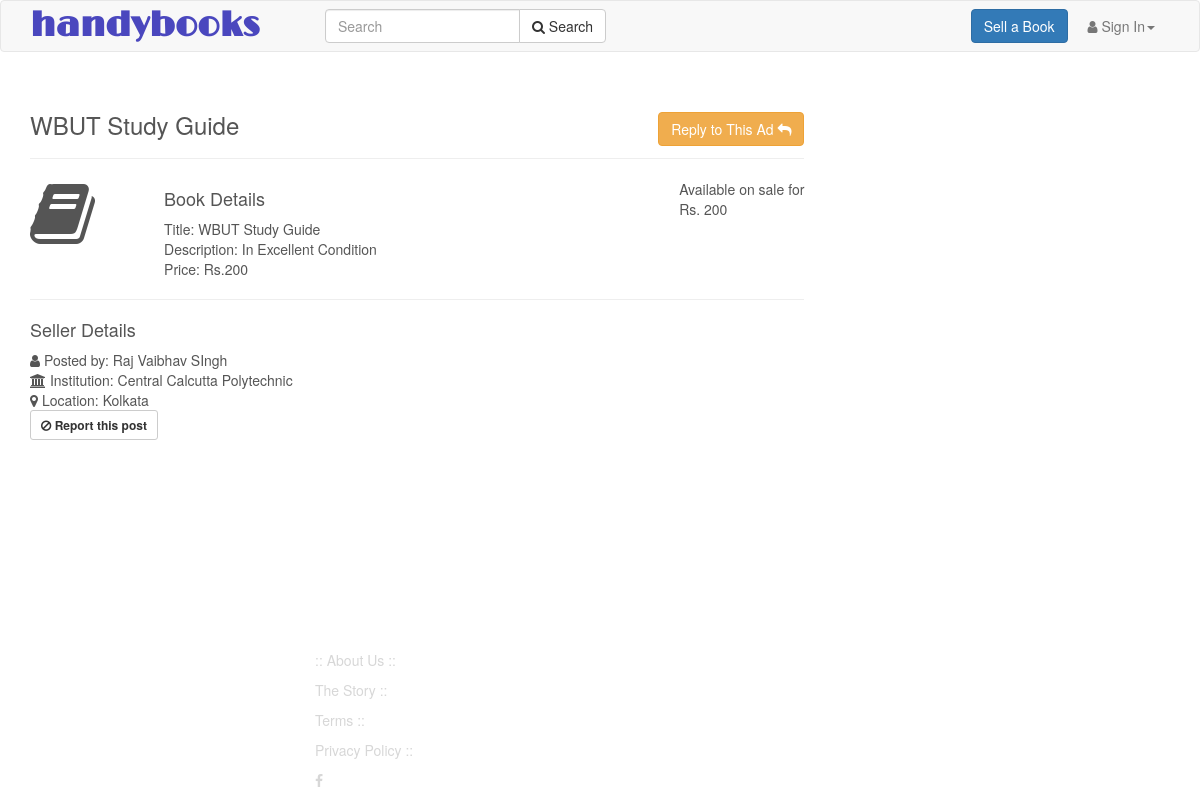
Page /blog/bckup/book_details?p_id=1 on the committed database.
### tables this page shows
CREATE TABLE `post` (
  `post_id` int(11) NOT NULL,
  `post_category` varchar(250) NOT NULL,
  `post_name` varchar(100) NOT NULL,
  `post_description` varchar(500) NOT NULL,
  `post_department` varchar(100) NOT NULL,
  `post_author` varchar(100) NOT NULL,
  `post_year` varchar(100) NOT NULL,
  `post_genre` varchar(100) NOT NULL,
  `post_class` varchar(250) NOT NULL,
  `post_subject` varchar(250) NOT NULL,
  `post_type` varchar(250) NOT NULL,
  `post_price` int(100) NOT NULL,
  `post_time` timestamp NOT NULL DEFAULT CURRENT_TIMESTAMP ON UPDATE CURRENT_TIMESTAMP,
  `user_id` int(250) NOT NULL,
  `image_path` varchar(250) NOT NULL,
  `image_upload` int(10) NOT NULL DEFAULT '0',
  `deleted` tinyint(1) NOT NULL DEFAULT '0'
);

CREATE TABLE `users` (
  `user_id` int(11) NOT NULL,
  `email` varchar(250) NOT NULL,
  `hash` varchar(250) NOT NULL,
  `deleted` int(11) NOT NULL DEFAULT '0',
  `name` varchar(250) NOT NULL,
  `institution` varchar(250) NOT NULL,
  `city` varchar(100) NOT NULL DEFAULT 'Kolkata',
  `phone` int(100) NOT NULL
);

### files/config.php (called while the page is built, shortened)
<?php
function test_input($data){
    $data = trim($data);
    $data = stripslashes($data);
    $data = htmlentities($data);
    return $data;
}
?>

### blog/bckup/book_details.php (the view, shortened to what this page needs)
<?php
include 'files/config.php';
    $post_id = test_input($_GET["p_id"]);
    $sql1 = "SELECT * FROM post WHERE post_id='$post_id'";
    $row1 = mysqli_query($conn,$sql1);
    $book_details = mysqli_fetch_assoc($row1);
    $poster_id = $book_details['user_id'];
    $sql2 = "SELECT * FROM users WHERE user_id='$poster_id'";
    $row2 = mysqli_query($conn,$sql2);
    $poster_details = mysqli_fetch_assoc($row2);
    $poster_name = $poster_details["name"];
?>
<!DOCTYPE html>
<html lang="en">
    <head>
    <link rel="stylesheet" href="bootstrap.min.css">
    <link rel="stylesheet" href="styles/default_lp.css">
    <link rel="stylesheet" type="text/css" href="footer.css">
    <link rel="stylesheet" href="//maxcdn.bootstrapcdn.com/font-awesome/4.3.0/css/font-awesome.min.css">
    </head>
    <body>
   <nav class="navbar navbar-default">
    <div class="container">
        <div class="navbar-header">
                <a href="home" onmouseover = "document.getElementById('in').style.visibility='visible'" onmouseout = "document.getElementById('in').style.visibility='hidden'" class="logo_text">
                    <strong>handybooks</strong>
                </a>
        </div>
            <form class="navbar-form navbar-left" role="search" action="search_results" method="GET">
                <div class="input-group">
                    <input name="search_keyword" type="text" class="form-control" placeholder="Search" >
                    <span class="input-group-btn">
                    <button class="btn btn-default" type="submit">
                    <i class="fa fa-search"></i> Search
                    </button>
                    </span>
                </div>
            </form>
    <div class="collapse navbar-collapse" id="myNavbar">
        <ul class="nav navbar-nav navbar-right">
        <a href="post_a_book" class="btn btn-primary navbar-btn navbar-left" style="margin-right:5px;">Sell a Book</a>
        <?php
                if(isset($_SESSION["email"])){
                    echo '<li><a href="messages"><i class="fa fa-comments"></i> Messages</a></li>
        <li class="dropdown">
          <a class="dropdown-toggle" data-toggle="dropdown" href="#" aria-expanded="false" aria-has-popup="true" role="button"><i class="fa fa-user"></i> '.$_SESSION["name"].'<span class="caret"></span></a>
          <ul class="dropdown-menu">
            <li><a href="dashboard">Profile</a></li>
            <li><a href="dashboard?to=transactions">Transactions</a></li>
            <li><a href="dashboard?to=book_requests">Book Requests</a></li>
            <li role="separator" class="divider"></li>
            <li><a href="auth.php">Logout</a></li>
          </ul>
        </li>';
    }
        else{
            echo '<li class="dropdown">
          <a class="dropdown-toggle" data-toggle="dropdown" href="#" aria-expanded="false" aria-has-popup="true" role="button"><i class="fa fa-user"></i> Sign In<span class="caret"></span></a>
          <ul class="dropdown-menu">
            <li class="dropdown-header">Existing User</li>
            <li><a href="login">Log In</a></li>
            <li class="divider"></li>
            <li class="dropdown-header">New User</li>
            <li><a href="signup">Register</a></li>
          </ul>
        </li>';
        }
        ?>
        </ul>
    </div>
    </div>
    </nav>
    <div class="container">
        <div class="row">
            <div class="col-md-9">
            <div class="row">
            <div class="col-md-11 "><br>
                <h3>
                <?php
                    echo $book_details['post_name'];
                    if (isset($_SESSION['user_id']) && $book_details['user_id']==$_SESSION['user_id']){
                        echo '<a type="button" class="btn btn-info pull-right" id="reply_btn" href="dashboard?to=transactions"><i class="fa fa-edit"></i> Manage</a>';
                    }
                    else{
                        echo '<button type="button" class="btn btn-warning pull-right" id="reply_btn"  data-toggle="modal" data-target="#reply_modal"> Reply to This Ad <i class="fa fa-reply"></i></button>';
                    }
                ?>
                </h3><hr>
                <div class="row">
                    <div class="col-md-2">
                    <i class="fa fa-book fa-5x"></i>
                    </div>
                    <div class="col-md-7">
                    <h4>Book Details</h4>
                    <?php
                    if($book_details["post_category"]=="academic"){
                        echo "Title: ".$book_details["post_name"].
                        "<br>Author/Publication: ".$book_details["post_author"].
                        "<br>Department: ".$book_details["post_department"].
                        "<br>Year :".$book_details["post_year"].
                        "<br>Description :".$book_details["post_description"];
                    }
                    elseif($book_details["post_category"]=="novel"){
                        echo "Title: ".$book_details["post_name"].
                        "<br>Author: ".$book_details["post_author"].
                        "<br>Genre: ".$book_details["post_genre"].
                        "<br>Description :".$book_details["post_description"];
                    }
                    elseif($book_details["post_category"]=="magazine"){
                        echo "Title: ".$book_details["post_name"].
                        "<br>Genre: ".$book_details["post_genre"].
                        "<br>Issue: ".$book_details["post_issue"].
                        "<br>Description :".$book_details["post_description"];
                    }
                    else{
                        echo "Title: ".$book_details["post_name"].
                        "<br>Description: ".$book_details["post_description"].
                        "<br>Price: Rs.".$book_details["post_price"];
                    }
                    ?>
                    </div>
                    <div class="col-md-3">
                        <?php
                            if($book_details["post_type"]=="donate"){
                        echo "<strong><span class='text-success pull-right'>Available for free</span></strong>";
                        }
                        elseif ($book_details["post_type"]=="exchange") {
                        echo "<span class='text-success pull-right'>Available on exchange.</span> <i class='fa fa-alert' class='exchange_info'></i>";
                        }
                        else{
                        echo "<span class='pull-right'>Available on sale for<br>Rs. ".$book_details['post_price']."</span>";
                        }
                         ?>
                    </div>
                </div>
                <hr>
                <h4>Seller Details</h4>
                <?php
                    if(($poster_details["name"])!=null){
                        echo "<i class='fa fa-user'></i> Posted by: ".$poster_name."<br>";
                    }
                    else{
                        echo "<i class='fa fa-user'></i> Posted by: Anonymous<br>";
                    }
                    if(($poster_details["institution"])!=null){
                        echo "<i class='fa fa-bank'></i> Institution: ".$poster_details["institution"]."<br>";
                    }
                    if(($poster_details["city"])!=null){
                        echo "<i class='fa fa-map-marker'></i> Location: ".$poster_details["city"];
                    }
                    echo '<br><a href="#" onclick="report_post('.$book_details["post_id"].')" role="button" id="report_btn" class="btn btn-default btn-sm"><i class="fa fa-ban"></i><strong> Report this post</strong></a>';
                ?>
            </div>
            </div>
            </div>
            </div>
        </div>
        <div id="footer" style="margin-bottom:0px;margin-top:200px;">
            <div class="col-md-6 col-md-offset-3 col-sm-8 col-sm-offset-2 col-xs-12" id="footer-main">
                <ul>
                    <li>
                        <a href=<?php echo htmlspecialchars('about_us');?>>:: About Us ::</a>
                    </li>
                    <li>
                        <a href=<?php echo htmlspecialchars('about_us');?>>The Story ::</a></li>
                    <li>
                        <a href=<?php echo htmlspecialchars('terms');?>>Terms ::</a>
                    </li>
                    <li>
                        <a href=<?php echo htmlspecialchars('terms');?>>Privacy Policy ::</a>
                    </li>
                    <li>
                        <a href="https://www.facebook.com/handybooks"><i class="fa fa-1x fa-facebook"></i>
                    </li>
                </ul>
            </div>
        </div>
    </body>
</html>

### styles/default_lp.css (style rules this page uses)
body { color: #555555; width: 100%; }
.logo_text { font-family: LimeLight-Regular; font-size: 35px; text-decoration: none; color: #4A47BE; }
a.logo_text { text-decoration: none; }

### footer.css (style rules this page uses)
#footer ul { list-style-type: none; padding-left: 0px!important; }
#footer a { text-decoration: none; color: #d7d7d7; }
#footer { background-color: #606060; color: #d7d7d7; }
#footer li { margin-top: 10px; }

### rows in the picture
post: post_name "WBUT Study Guide", post_description "In Excellent Condition", post_price "200"
users: name "Raj Vaibhav SIngh", institution "Central Calcutta Polytechnic", city "Kolkata"
